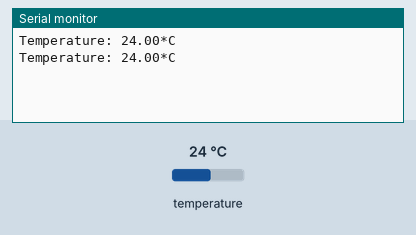
Bench run of a sketch on a simulated Arduino Uno, built with avr-gcc and run on an emulated ATmega328P. On the bench: the last lines printed to the serial monitor. Inputs (shaded band) come from the test bench; at power-on: temperature 24 °C.

Above: at 2.8 s.
2.9 s: temperature set to 12 °C
At 3.8 s:
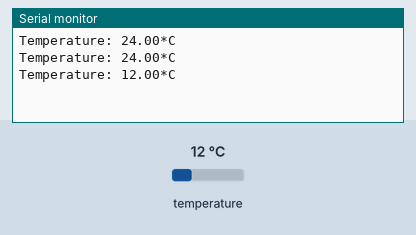
4.7 s: temperature set to 19 °C
At 4.7 s:
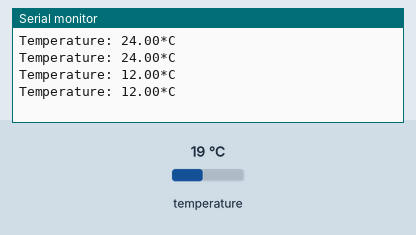
Timing chart, 0 to 7.7 s (numbered marks = the images above; inputs shaded):
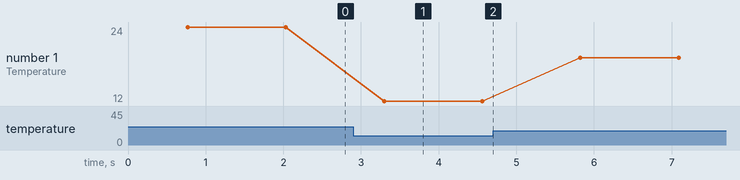

The sketch:

Thermometer-Arduino.ino
```cpp
#include <OneWire.h>
#include <DallasTemperature.h>

// Data wire is plugged into digital pin 7 on the Arduino
#define ONE_WIRE_BUS 7

// Setup a oneWire instance to communicate with any OneWire device
OneWire oneWire(ONE_WIRE_BUS);

// Pass oneWire reference to DallasTemperature library
DallasTemperature sensors(&oneWire);

void setup()
{
  sensors.begin();  // Start up the library
  Serial.begin(9600);
}

void loop()
{
  sensors.requestTemperatures();
  Serial.print("Temperature: ");
  Serial.print(sensors.getTempCByIndex(0));
  Serial.println("*C");

  delay(500);
}
```

Measured:
- after the input at 2.9 s, the serial monitor: prints a new line after 0.40 s (image 1)
- plotted number 1: 24 → 12 after the input at 2.9 s, 12 → 19 after the input at 4.7 s
